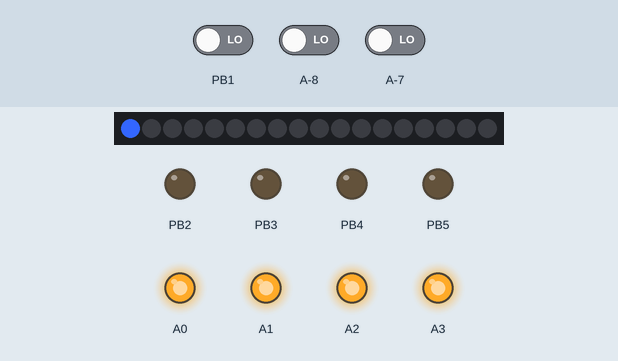
Simulated run of this sketch. Board: ATtiny85, built for the host (arithmetic inside an expression is 32-bit, double 64-bit). On the bench: 18 RGB LEDs in strip order, left to right, output pins drawn as LEDs (lit = HIGH). The test bench sets the inputs (shaded band); at power-on: PB1 LOW, A-8 LOW, A-7 LOW.

Above: at 0.1 s.
At 0.5 s:
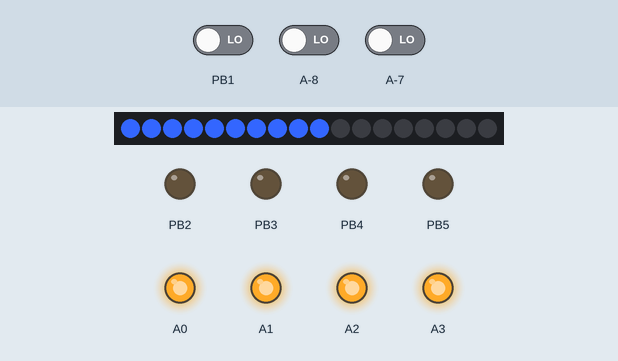
At 0.9 s:
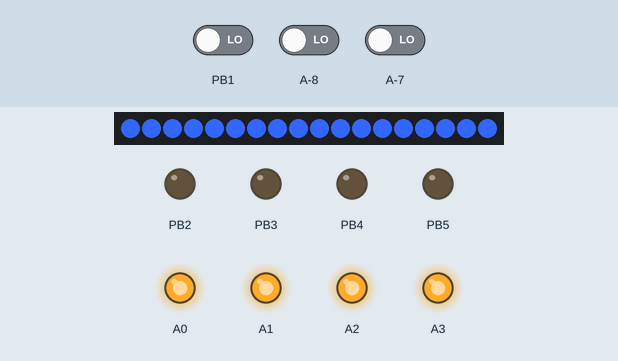

The sketch:

main_code.ino
```cpp
int M1A=PD2; //PWM
int M1B=PD3; //PWM
int M1C=A0;
int M1D=A1;

int M2A=PD4; //PWM
int M2B=PD5; // PWM
int M2C=A2;
int M2D=A3;

int ch1 = PD6;
int ch3 = PD7;
int ch5 = MOSI;

#include <Adafruit_NeoPixel.h>
#ifdef __AVR__
 #include <avr/power.h>
#endif
#define PIN MISO
#define NUMPIXELS 18
Adafruit_NeoPixel pixels(NUMPIXELS, PIN, NEO_GRB + NEO_KHZ800);
#define DELAYVAL 50

void setup(){
Serial.begin(9600);
//MOTOR1
pinMode(PD2, OUTPUT);
pinMode(PD3, OUTPUT);
pinMode(A0, OUTPUT);
pinMode(A1, OUTPUT);
digitalWrite(A1, HIGH);
digitalWrite(A0, HIGH);

//MOTOR2
pinMode(PD4, OUTPUT);
pinMode(PD5, OUTPUT);
pinMode(A2, OUTPUT);
pinMode(A3, OUTPUT);
digitalWrite(A2, HIGH);
digitalWrite(A3, HIGH);

//led ouputs
#if defined(__AVR_ATtiny85__) && (F_CPU == 16000000)
  clock_prescale_set(clock_div_1);
#endif
  pixels.begin();
for(int i=0; i<NUMPIXELS; i++) {
    pixels.setPixelColor(i, pixels.Color(51, 102, 255));
    pixels.show();
    delay(DELAYVAL);
  }

}

void loop()
{
ch5 = pulseIn(MOSI,LOW);
ch1 = pulseIn(PD6,LOW);
ch3 = pulseIn(PD7,LOW);
if((ch5>1)&&(ch5<8000))
{
  motor_A1();
  motor_B1();
}
else
{
  motor_A();
  motor_B();
}
}
void motor_A()
{
if((ch1>900)&&(ch1<1000))
{
 digitalWrite(M1A,LOW);
 digitalWrite(M1B,LOW);
}
else if((ch1>1500)&&(ch1<7000))
{
  digitalWrite(M1A,LOW);
  analogWrite(M1B, 150); // power of motor A, to drive forward
}

else
{
  digitalWrite(M1A,LOW);
  digitalWrite(M1B,LOW);

}
}

void motor_A1()
{
if((ch1>900)&&(ch1<1000))
{
 digitalWrite(M1A,LOW);
 digitalWrite(M1B,LOW);
}
else if((ch1>1500)&&(ch1<7000))
{
  digitalWrite(M1A, HIGH);
  digitalWrite(M1B, LOW);
}

else
{
  digitalWrite(M1A,LOW);
  digitalWrite(M1B,LOW);

}
}
void motor_B()
{
  if((ch3>2000)&&(ch3<5000))
{

  digitalWrite(M2A,LOW);
  analogWrite(M2B,150); // power of motor B, to drive forward
}

else
{
  digitalWrite(M2A,LOW);
    digitalWrite(M2B,LOW);
}

}

void motor_B1()
{
  if((ch3>2000)&&(ch3<5000))
{

  digitalWrite(M2A,HIGH);
  digitalWrite(M2B,LOW);
}
else
{
  digitalWrite(M2A,LOW);
    digitalWrite(M2B,LOW);
}

}
```
